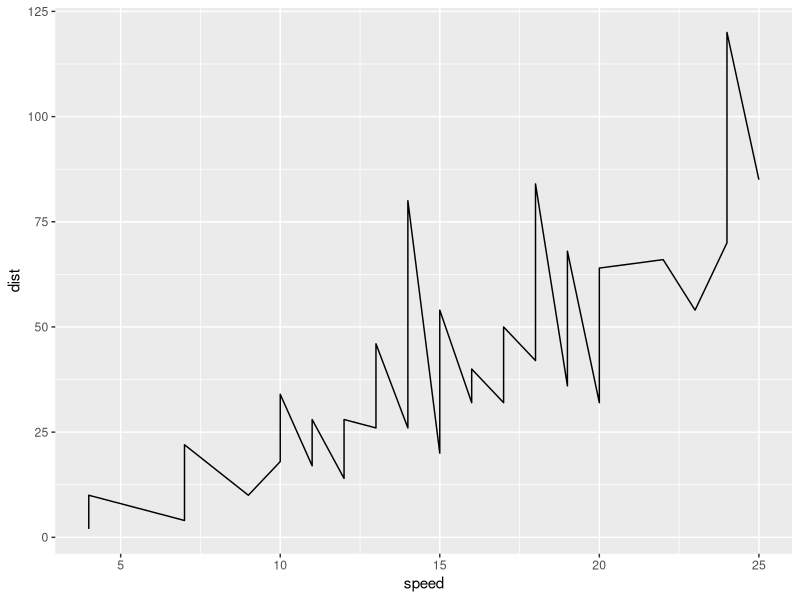

Source code (R):
## ---- chunk 1
knitr::opts_chunk$set(echo = TRUE, message = FALSE, warning = FALSE,fig.pos = "H", out.extra = "")
## ---- chunk 2
library(tidyverse)
## ---- chunk 3
ggplot(cars, aes(speed, dist)) + geom_line()
